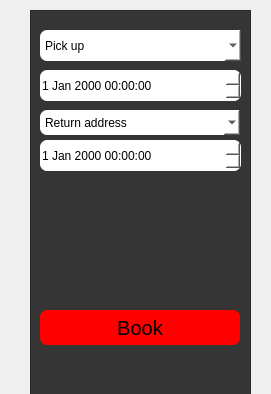
<?xml version="1.0" encoding="UTF-8"?>
<ui version="4.0">
 <class>Dialog</class>
 <widget class="QDialog" name="Dialog">
  <property name="geometry">
   <rect>
    <x>0</x>
    <y>0</y>
    <width>271</width>
    <height>394</height>
   </rect>
  </property>
  <property name="windowTitle">
   <string>Dialog</string>
  </property>
  <widget class="QFrame" name="frame">
   <property name="geometry">
    <rect>
     <x>30</x>
     <y>10</y>
     <width>221</width>
     <height>391</height>
    </rect>
   </property>
   <property name="styleSheet">
    <string notr="true">background-color:rgba(53,53,53,255)</string>
   </property>
   <property name="frameShape">
    <enum>QFrame::StyledPanel</enum>
   </property>
   <property name="frameShadow">
    <enum>QFrame::Raised</enum>
   </property>
   <widget class="QPushButton" name="Book">
    <property name="geometry">
     <rect>
      <x>10</x>
      <y>300</y>
      <width>200</width>
      <height>35</height>
     </rect>
    </property>
    <property name="styleSheet">
     <string notr="true">background-color:Red;
font-size:15pt;
border-radius:7px
</string>
    </property>
    <property name="text">
     <string>Book</string>
    </property>
   </widget>
   <widget class="QComboBox" name="comboBox_2">
    <property name="geometry">
     <rect>
      <x>10</x>
      <y>100</y>
      <width>200</width>
      <height>25</height>
     </rect>
    </property>
    <property name="styleSheet">
     <string notr="true">background-color: white;
border-radius: 7px;
font-size: 9pt;
color: black;
</string>
    </property>
    <item>
     <property name="text">
      <string>Return address</string>
     </property>
     <property name="icon">
      <iconset>
       <normaloff>:/icon/icons/pin_drop_24dp_000000_FILL0_wght400_GRAD0_opsz24.svg</normaloff>:/icon/icons/pin_drop_24dp_000000_FILL0_wght400_GRAD0_opsz24.svg</iconset>
     </property>
    </item>
    <item>
     <property name="text">
      <string>Airport &quot;Manas&quot;</string>
     </property>
    </item>
    <item>
     <property name="text">
      <string>Office &quot;PrimeCar&quot;, Chokmorova 256</string>
     </property>
    </item>
   </widget>
   <widget class="QDateTimeEdit" name="dateTimeEdit_2">
    <property name="geometry">
     <rect>
      <x>10</x>
      <y>60</y>
      <width>201</width>
      <height>31</height>
     </rect>
    </property>
    <property name="styleSheet">
     <string notr="true">background-color: white;
border-radius: 7px;
font-size: 9pt;
color: black;
</string>
    </property>
   </widget>
   <widget class="QDateTimeEdit" name="dateTimeEdit_3">
    <property name="geometry">
     <rect>
      <x>10</x>
      <y>130</y>
      <width>201</width>
      <height>31</height>
     </rect>
    </property>
    <property name="styleSheet">
     <string notr="true">background-color: white;
border-radius: 7px;
font-size: 9pt;
color: black;
</string>
    </property>
   </widget>
   <widget class="QComboBox" name="comboBox">
    <property name="geometry">
     <rect>
      <x>10</x>
      <y>20</y>
      <width>201</width>
      <height>31</height>
     </rect>
    </property>
    <property name="styleSheet">
     <string notr="true">background-color: white;
border-radius: 7px;
font-size: 9pt;
color: black;
</string>
    </property>
    <item>
     <property name="text">
      <string>Pick up</string>
     </property>
    </item>
    <item>
     <property name="text">
      <string>Airport &quot;Manas&quot;</string>
     </property>
    </item>
    <item>
     <property name="text">
      <string>Office &quot;PrimeCar&quot;, Chokmorova 256</string>
     </property>
    </item>
   </widget>
  </widget>
 </widget>
 <resources/>
 <connections/>
</ui>
